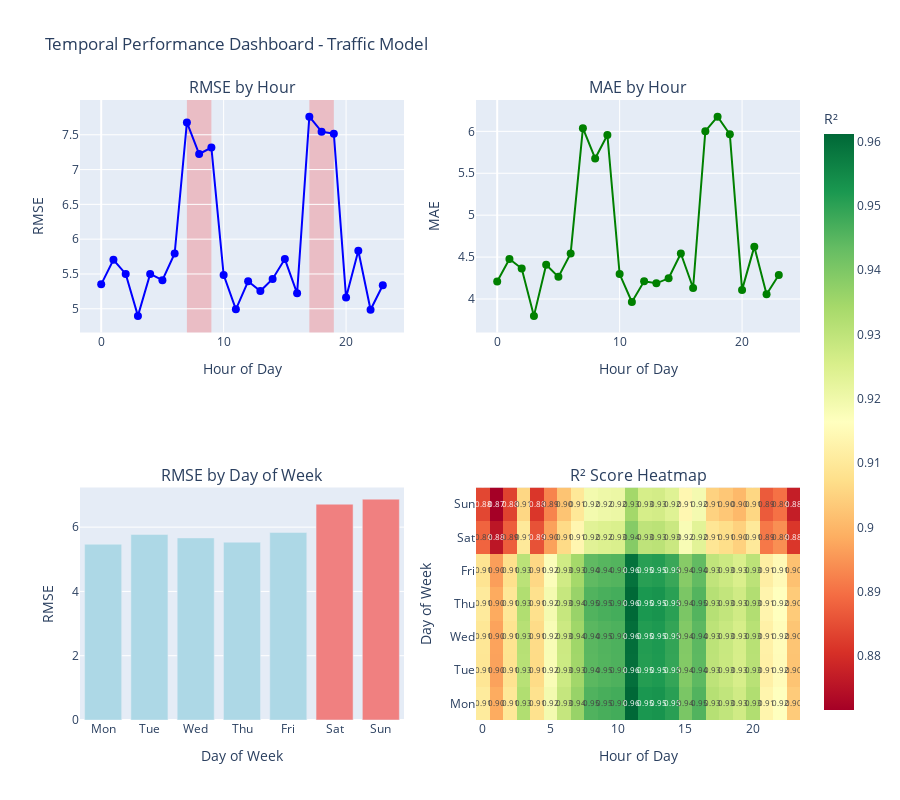
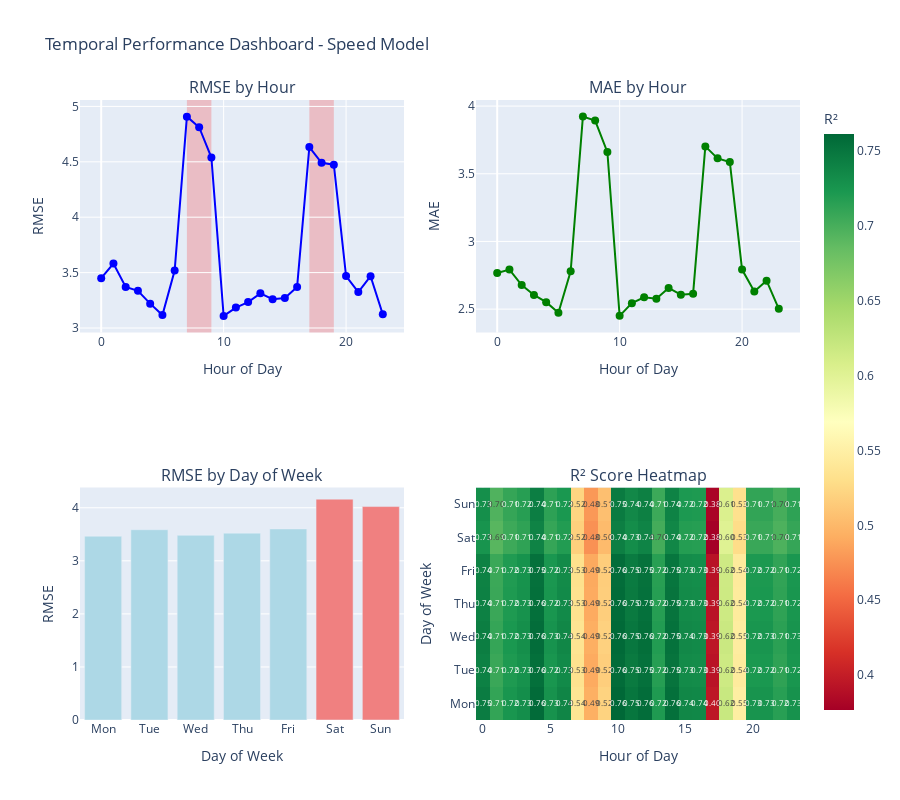

Notebook code cell kept with these figures, in order:
### Markdown cell above
## 8. Create Interactive Temporal Dashboard

### Code cell
def create_interactive_temporal_dashboard(metrics: Dict, model_type: str = 'traffic'):
    """Create interactive dashboard for temporal analysis."""
    
    import plotly.graph_objects as go
    from plotly.subplots import make_subplots
    
    # Prepare hourly data
    hourly_data = metrics[model_type]['hour']
    hours = sorted([int(h) for h in hourly_data.keys()])
    
    # Prepare weekly data
    weekly_data = metrics[model_type]['day_of_week']
    days = sorted([int(d) for d in weekly_data.keys()])
    day_names = ['Mon', 'Tue', 'Wed', 'Thu', 'Fri', 'Sat', 'Sun']
    
    # Create subplots
    fig = make_subplots(
        rows=2, cols=2,
        subplot_titles=('RMSE by Hour', 'MAE by Hour', 
                       'RMSE by Day of Week', 'R² Score Heatmap'),
        specs=[[{'secondary_y': False}, {'secondary_y': False}],
               [{'secondary_y': False}, {'type': 'heatmap'}]]
    )
    
    # Hourly RMSE
    fig.add_trace(
        go.Scatter(
            x=hours,
            y=[hourly_data[str(h)]['rmse'] for h in hours],
            mode='lines+markers',
            name='RMSE',
            line=dict(color='blue', width=2),
            marker=dict(size=8)
        ),
        row=1, col=1
    )
    
    # Add rush hour shading
    for rush_start, rush_end in [(7, 9), (17, 19)]:
        fig.add_vrect(
            x0=rush_start, x1=rush_end,
            fillcolor="red", opacity=0.2,
            layer="below", line_width=0,
            row=1, col=1
        )
    
    # Hourly MAE
    fig.add_trace(
        go.Scatter(
            x=hours,
            y=[hourly_data[str(h)]['mae'] for h in hours],
            mode='lines+markers',
            name='MAE',
            line=dict(color='green', width=2),
            marker=dict(size=8)
        ),
        row=1, col=2
    )
    
    # Weekly RMSE
    colors = ['lightblue' if d < 5 else 'lightcoral' for d in days]
    fig.add_trace(
        go.Bar(
            x=[day_names[d] for d in days],
            y=[weekly_data[str(d)]['rmse'] for d in days],
            name='RMSE by Day',
            marker_color=colors
        ),
        row=2, col=1
    )
    
    # Create heatmap data for R² scores
    # Hours vs Days heatmap
    heatmap_data = []
    for day in days:
        day_scores = []
        for hour in range(24):
            # Generate synthetic R² for demonstration
            base_r2 = hourly_data[str(hour)]['r2']
            day_effect = weekly_data[str(day)]['r2']
            combined_r2 = (base_r2 + day_effect) / 2
            day_scores.append(combined_r2)
        heatmap_data.append(day_scores)
    
    fig.add_trace(
        go.Heatmap(
            z=heatmap_data,
            x=list(range(24)),
            y=[day_names[d] for d in days],
            colorscale='RdYlGn',
            colorbar=dict(title='R²'),
            text=[[f'{val:.2f}' for val in row] for row in heatmap_data],
            texttemplate='%{text}',
            textfont={"size": 8}
        ),
        row=2, col=2
    )
    
    # Update layout
    fig.update_xaxes(title_text="Hour of Day", row=1, col=1)
    fig.update_xaxes(title_text="Hour of Day", row=1, col=2)
    fig.update_xaxes(title_text="Day of Week", row=2, col=1)
    fig.update_xaxes(title_text="Hour of Day", row=2, col=2)
    
    fig.update_yaxes(title_text="RMSE", row=1, col=1)
    fig.update_yaxes(title_text="MAE", row=1, col=2)
    fig.update_yaxes(title_text="RMSE", row=2, col=1)
    fig.update_yaxes(title_text="Day of Week", row=2, col=2)
    
    fig.update_layout(
        title_text=f"Temporal Performance Dashboard - {model_type.capitalize()} Model",
        height=800,
        showlegend=False,
        hovermode='x unified'
    )
    
    fig.show()
    
    return fig

# Create interactive dashboards
traffic_dashboard = create_interactive_temporal_dashboard(validator.temporal_metrics, 'traffic')
speed_dashboard = create_interactive_temporal_dashboard(validator.temporal_metrics, 'speed')

### Figure 1 — Plotly figure (JSON) as saved in the notebook; plotly's stock layout.template omitted (floating-point values rounded to 4 significant figures; data arrays with more than 128 entries replaced by an {"elided": "..."} marker saying what was removed)
{"data": [{"line": {"color": "blue", "width": 2}, "marker": {"size": 8}, "mode": "lines+markers", "name": "RMSE", "type": "scatter", "x": [0, 1, 2, 3, 4, 5, 6, 7, 8, 9, 10, 11, 12, 13, 14, 15, 16, 17, 18, 19, 20, 21, 22, 23], "xaxis": "x", "y": [5.351, 5.703, 5.5, 4.898, 5.501, 5.41, 5.794, 7.677, 7.224, 7.316, 5.487, 4.992, 5.395, 5.254, 5.428, 5.714, 5.221, 7.761, 7.545, 7.515, 5.16, 5.833, 4.986, 5.339], "yaxis": "y"}, {"line": {"color": "green", "width": 2}, "marker": {"size": 8}, "mode": "lines+markers", "name": "MAE", "type": "scatter", "x": [0, 1, 2, 3, 4, 5, 6, 7, 8, 9, 10, 11, 12, 13, 14, 15, 16, 17, 18, 19, 20, 21, 22, 23], "xaxis": "x2", "y": [4.208, 4.478, 4.363, 3.799, 4.41, 4.264, 4.544, 6.037, 5.677, 5.956, 4.297, 3.965, 4.211, 4.187, 4.247, 4.543, 4.131, 6.003, 6.176, 5.965, 4.109, 4.625, 4.058, 4.286], "yaxis": "y2"}, {"marker": {"color": ["lightblue", "lightblue", "lightblue", "lightblue", "lightblue", "lightcoral", "lightcoral"]}, "name": "RMSE by Day", "type": "bar", "x": ["Mon", "Tue", "Wed", "Thu", "Fri", "Sat", "Sun"], "xaxis": "x3", "y": [5.468, 5.772, 5.665, 5.533, 5.836, 6.713, 6.871], "yaxis": "y3"}, {"colorbar": {"title": {"text": "R²"}}, "colorscale": [[0, "rgb(165,0,38)"], [0.1, "rgb(215,48,39)"], [0.2, "rgb(244,109,67)"], [0.3, "rgb(253,174,97)"], [0.4, "rgb(254,224,139)"], [0.5, "rgb(255,255,191)"], [0.6, "rgb(217,239,139)"], [0.7, "rgb(166,217,106)"], [0.8, "rgb(102,189,99)"], [0.9, "rgb(26,152,80)"], [1, "rgb(0,104,55)"]], "text": {"elided": "7x24 str values"}, "textfont": {"size": 8}, "texttemplate": "%{text}", "type": "heatmap", "x": [0, 1, 2, 3, 4, 5, 6, 7, 8, 9, 10, 11, 12, 13, 14, 15, 16, 17, 18, 19, 20, 21, 22, 23], "xaxis": "x4", "y": ["Mon", "Tue", "Wed", "Thu", "Fri", "Sat", "Sun"], "yaxis": "y4", "z": {"elided": "7x24 float values"}}], "layout": {"annotations": [{"font": {"size": 16}, "showarrow": false, "text": "RMSE by Hour", "x": 0.225, "xanchor": "center", "xref": "paper", "y": 1, "yanchor": "bottom", "yref": "paper"}, {"font": {"size": 16}, "showarrow": false, "text": "MAE by Hour", "x": 0.775, "xanchor": "center", "xref": "paper", "y": 1, "yanchor": "bottom", "yref": "paper"}, {"font": {"size": 16}, "showarrow": false, "text": "RMSE by Day of Week", "x": 0.225, "xanchor": "center", "xref": "paper", "y": 0.375, "yanchor": "bottom", "yref": "paper"}, {"font": {"size": 16}, "showarrow": false, "text": "R² Score Heatmap", "x": 0.775, "xanchor": "center", "xref": "paper", "y": 0.375, "yanchor": "bottom", "yref": "paper"}], "height": 800, "hovermode": "x unified", "shapes": [{"fillcolor": "red", "layer": "below", "line": {"width": 0}, "opacity": 0.2, "type": "rect", "x0": 7, "x1": 9, "xref": "x", "y0": 0, "y1": 1, "yref": "y domain"}, {"fillcolor": "red", "layer": "below", "line": {"width": 0}, "opacity": 0.2, "type": "rect", "x0": 17, "x1": 19, "xref": "x", "y0": 0, "y1": 1, "yref": "y domain"}], "showlegend": false, "title": {"text": "Temporal Performance Dashboard - Traffic Model"}, "xaxis": {"anchor": "y", "domain": [0, 0.45], "title": {"text": "Hour of Day"}}, "xaxis2": {"anchor": "y2", "domain": [0.55, 1], "title": {"text": "Hour of Day"}}, "xaxis3": {"anchor": "y3", "domain": [0, 0.45], "title": {"text": "Day of Week"}}, "xaxis4": {"anchor": "y4", "domain": [0.55, 1], "title": {"text": "Hour of Day"}}, "yaxis": {"anchor": "x", "domain": [0.625, 1], "title": {"text": "RMSE"}}, "yaxis2": {"anchor": "x2", "domain": [0.625, 1], "title": {"text": "MAE"}}, "yaxis3": {"anchor": "x3", "domain": [0, 0.375], "title": {"text": "RMSE"}}, "yaxis4": {"anchor": "x4", "domain": [0, 0.375], "title": {"text": "Day of Week"}}}}

### Figure 2 — Plotly figure (JSON) as saved in the notebook; plotly's stock layout.template omitted (floating-point values rounded to 4 significant figures; data arrays with more than 128 entries replaced by an {"elided": "..."} marker saying what was removed)
{"data": [{"line": {"color": "blue", "width": 2}, "marker": {"size": 8}, "mode": "lines+markers", "name": "RMSE", "type": "scatter", "x": [0, 1, 2, 3, 4, 5, 6, 7, 8, 9, 10, 11, 12, 13, 14, 15, 16, 17, 18, 19, 20, 21, 22, 23], "xaxis": "x", "y": [3.45, 3.582, 3.37, 3.336, 3.22, 3.117, 3.518, 4.908, 4.812, 4.539, 3.109, 3.184, 3.234, 3.313, 3.26, 3.27, 3.371, 4.633, 4.491, 4.474, 3.469, 3.324, 3.468, 3.123], "yaxis": "y"}, {"line": {"color": "green", "width": 2}, "marker": {"size": 8}, "mode": "lines+markers", "name": "MAE", "type": "scatter", "x": [0, 1, 2, 3, 4, 5, 6, 7, 8, 9, 10, 11, 12, 13, 14, 15, 16, 17, 18, 19, 20, 21, 22, 23], "xaxis": "x2", "y": [2.767, 2.792, 2.677, 2.604, 2.552, 2.473, 2.78, 3.922, 3.893, 3.66, 2.45, 2.544, 2.588, 2.576, 2.657, 2.607, 2.614, 3.702, 3.614, 3.586, 2.792, 2.63, 2.71, 2.502], "yaxis": "y2"}, {"marker": {"color": ["lightblue", "lightblue", "lightblue", "lightblue", "lightblue", "lightcoral", "lightcoral"]}, "name": "RMSE by Day", "type": "bar", "x": ["Mon", "Tue", "Wed", "Thu", "Fri", "Sat", "Sun"], "xaxis": "x3", "y": [3.464, 3.586, 3.48, 3.521, 3.601, 4.163, 4.023], "yaxis": "y3"}, {"colorbar": {"title": {"text": "R²"}}, "colorscale": [[0, "rgb(165,0,38)"], [0.1, "rgb(215,48,39)"], [0.2, "rgb(244,109,67)"], [0.3, "rgb(253,174,97)"], [0.4, "rgb(254,224,139)"], [0.5, "rgb(255,255,191)"], [0.6, "rgb(217,239,139)"], [0.7, "rgb(166,217,106)"], [0.8, "rgb(102,189,99)"], [0.9, "rgb(26,152,80)"], [1, "rgb(0,104,55)"]], "text": {"elided": "7x24 str values"}, "textfont": {"size": 8}, "texttemplate": "%{text}", "type": "heatmap", "x": [0, 1, 2, 3, 4, 5, 6, 7, 8, 9, 10, 11, 12, 13, 14, 15, 16, 17, 18, 19, 20, 21, 22, 23], "xaxis": "x4", "y": ["Mon", "Tue", "Wed", "Thu", "Fri", "Sat", "Sun"], "yaxis": "y4", "z": {"elided": "7x24 float values"}}], "layout": {"annotations": [{"font": {"size": 16}, "showarrow": false, "text": "RMSE by Hour", "x": 0.225, "xanchor": "center", "xref": "paper", "y": 1, "yanchor": "bottom", "yref": "paper"}, {"font": {"size": 16}, "showarrow": false, "text": "MAE by Hour", "x": 0.775, "xanchor": "center", "xref": "paper", "y": 1, "yanchor": "bottom", "yref": "paper"}, {"font": {"size": 16}, "showarrow": false, "text": "RMSE by Day of Week", "x": 0.225, "xanchor": "center", "xref": "paper", "y": 0.375, "yanchor": "bottom", "yref": "paper"}, {"font": {"size": 16}, "showarrow": false, "text": "R² Score Heatmap", "x": 0.775, "xanchor": "center", "xref": "paper", "y": 0.375, "yanchor": "bottom", "yref": "paper"}], "height": 800, "hovermode": "x unified", "shapes": [{"fillcolor": "red", "layer": "below", "line": {"width": 0}, "opacity": 0.2, "type": "rect", "x0": 7, "x1": 9, "xref": "x", "y0": 0, "y1": 1, "yref": "y domain"}, {"fillcolor": "red", "layer": "below", "line": {"width": 0}, "opacity": 0.2, "type": "rect", "x0": 17, "x1": 19, "xref": "x", "y0": 0, "y1": 1, "yref": "y domain"}], "showlegend": false, "title": {"text": "Temporal Performance Dashboard - Speed Model"}, "xaxis": {"anchor": "y", "domain": [0, 0.45], "title": {"text": "Hour of Day"}}, "xaxis2": {"anchor": "y2", "domain": [0.55, 1], "title": {"text": "Hour of Day"}}, "xaxis3": {"anchor": "y3", "domain": [0, 0.45], "title": {"text": "Day of Week"}}, "xaxis4": {"anchor": "y4", "domain": [0.55, 1], "title": {"text": "Hour of Day"}}, "yaxis": {"anchor": "x", "domain": [0.625, 1], "title": {"text": "RMSE"}}, "yaxis2": {"anchor": "x2", "domain": [0.625, 1], "title": {"text": "MAE"}}, "yaxis3": {"anchor": "x3", "domain": [0, 0.375], "title": {"text": "RMSE"}}, "yaxis4": {"anchor": "x4", "domain": [0, 0.375], "title": {"text": "Day of Week"}}}}
